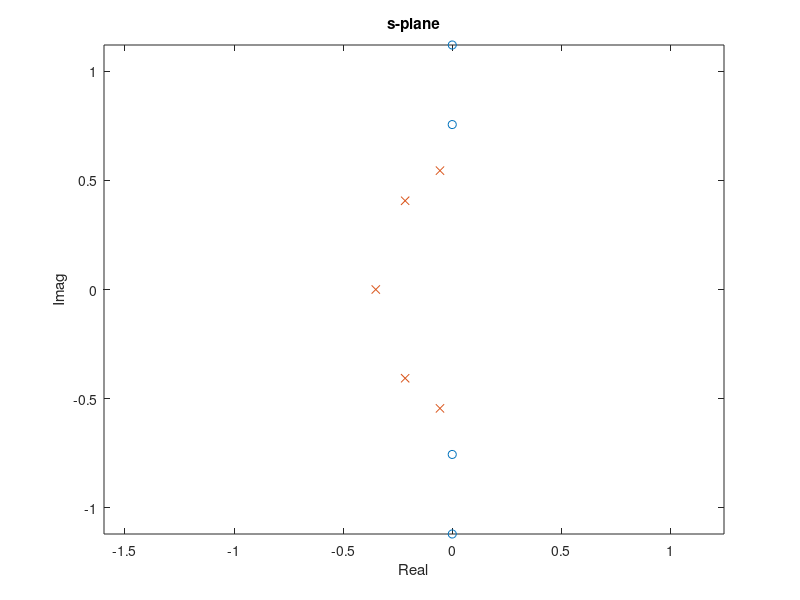
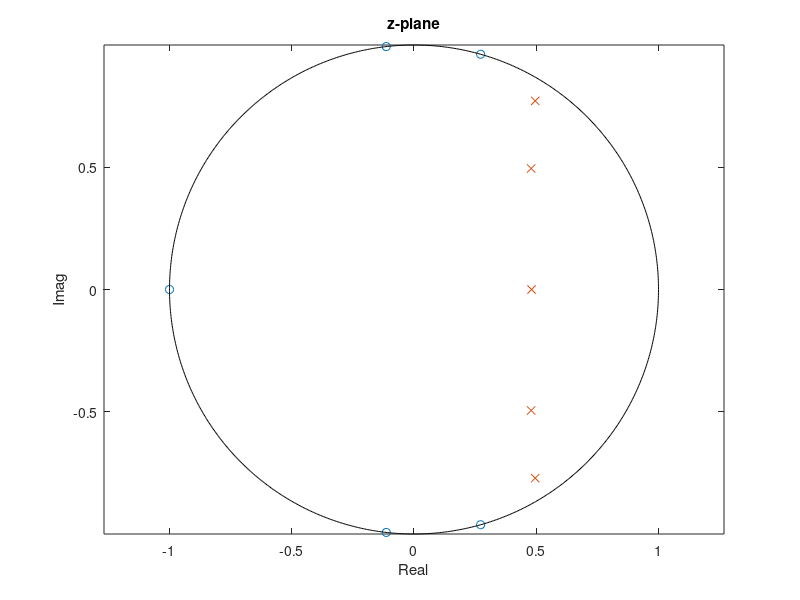
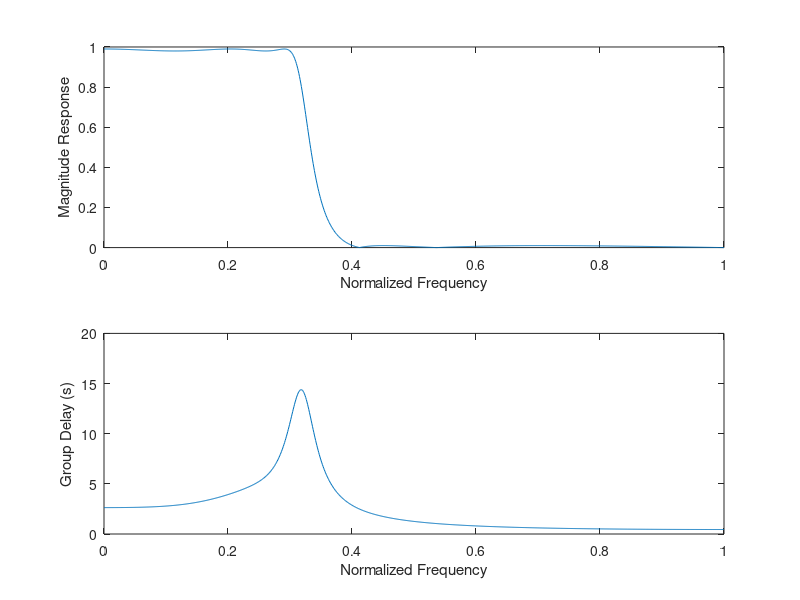
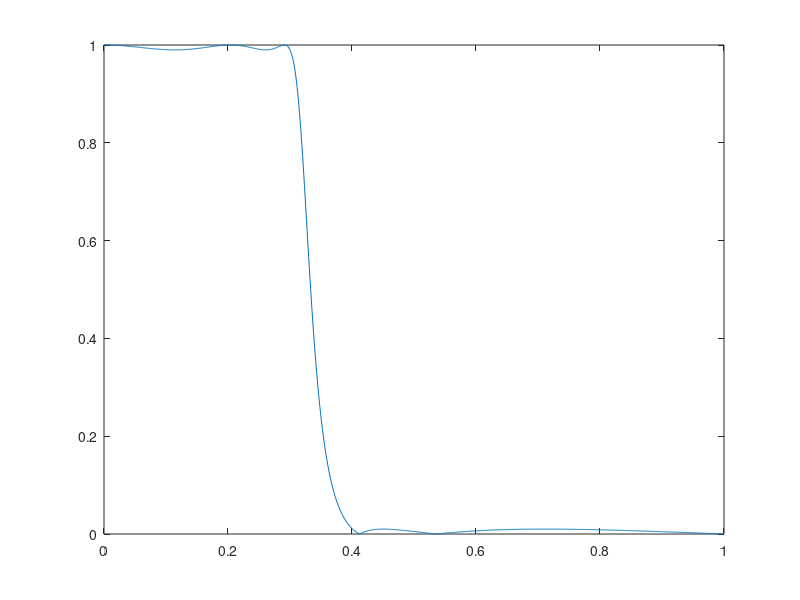

MATLAB code for these plots, in order:
clear; close('all');

%% Digital filter specifications (lowpass)
ws1 = 0.2*pi;
wp1 = 0.3*pi;
wp2 = 0.7*pi;
ws2 = 0.8*pi;
Gp  = 0.99;
Gs  = 0.01;

% Pre-warp passband/stopband frequencies using the bilinear transformtion
Wp1 = tan(wp1/2);
Ws1 = tan(ws1/2);
Wp2 = tan(wp2/2);
Ws2 = tan(ws2/2);

% Compute passband/stopband ripple parameters
Rp = -20*log10(Gp);
Rs = -20*log10(Gs);
ep = sqrt(1/(Gp*Gp) - 1); es = sqrt(1/(Gs*Gs) - 1);

%% Elliptic response type
% Compute analog filter order and revised passband frequency
[N,Wpnew] = ellipord(Wp1,Ws1,Rp,Rs,'s');
[Bs,As] = ellip(N,Rp,Rs,Wpnew,'s');
% Find s-plane poles/zeros
s_zeros = roots(Bs);
s_poles = roots(As);
Nzeros = length(s_zeros);
Npoles = length(s_poles);
% Plot poles/zeros in s-plane
figure(1)
plot(real(s_zeros),imag(s_zeros),'o',real(s_poles),imag(s_poles),'x')
hold on;
z = axis;
% line([0,0],[z(3),z(4)],'Color',[0 0 0]);
% line([z(1),z(2)],[0,0],'Color',[0 0 0]);
xlabel('Real'); ylabel('Imag'); title('s-plane')
axis('equal')
% Map poles/zeros to z-plane using bilinear transformation
z_zeros = (1 + s_zeros)./(1 - s_zeros);
z_poles = (1 + s_poles)./(1 - s_poles);
% Note that since the numerator and denominator order for H(s) are equal there are
% no zeros at s=inf to map to z=-1
% The following code attempts to handle the case for which the order of the
% numerator and denominator are not equal
if(Npoles ~= Nzeros)
    % For this case we need to add poles or zeros at z=-1
    if(Npoles == Nzeros + 1)
        % Add zero at z=-1
        z_zeros = [z_zeros;-1];
        fprintf('Zero added to H(z) at z=-1 \n')
    end
    % Other cases ???
end
% Plot poles/zeros in z-plane
figure(2)
plot(real(z_zeros),imag(z_zeros),'o',real(z_poles),imag(z_poles),'x')
hold on;
% Plot unit circle
phi = linspace(0,2*pi,1000);
plot(cos(phi),sin(phi),'k-');
hold off
xlabel('Real'); ylabel('Imag'); title('z-plane')
axis('equal')
% Find transfer function from poles/zeros
Bz = poly(z_zeros);
Az = poly(z_poles);
% Adjust DC gain
gain = Gp*sum(Az)/sum(Bz);
Bz = gain*Bz;
% Plot frequency response
w = linspace(0,pi,1000);
H = freqz(Bz,Az,w);
% Calculate group delay
delay = grpdelay(Bz,Az,w);
figure(3) 
subplot(211)
plot(w/pi,abs(H),'-')
xlabel('Normalized Frequency'); ylabel('Magnitude Response');
subplot(212)
plot(w/pi,delay,'-')
xlabel('Normalized Frequency'); ylabel('Group Delay (s)');

%% Alternative approach
% Note that both ellipord and ellip require the passband/stopband
% frequencies normalized to pi
[N,wpnew] = ellipord(wp1/pi,ws1/pi,Rp,Rs);
[Bz,Az] = ellip(N,Rp,Rs,wpnew);
figure(8)
% Plot frequency response
w = linspace(0,pi,1000);
H = freqz(Bz,Az,w);
plot(w/pi,abs(H),'-');